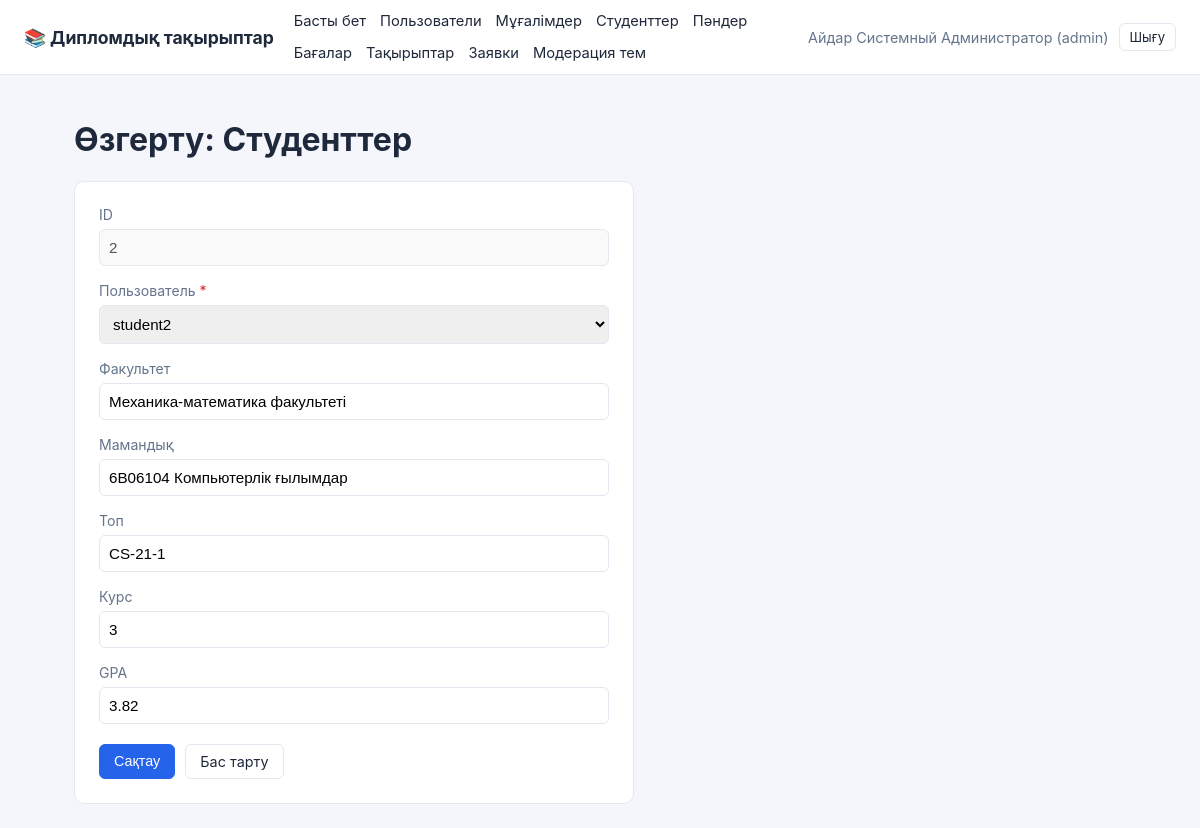
/index.php?r=crud/edit&entity=students&id=2 (signed in), run on the app's committed database.
### tables this page shows
CREATE TABLE students (
    id          INT AUTO_INCREMENT PRIMARY KEY,
    user_id     INT NOT NULL,
    faculty     VARCHAR(150),
    program     VARCHAR(150),
    study_group VARCHAR(50),
    course_year TINYINT,
    gpa         DECIMAL(3,2),
    FOREIGN KEY (user_id) REFERENCES users(id) ON DELETE CASCADE
);

### src/CrudController.php (called while the page is built, shortened)
<?php
class CrudController
{
    private function resolveEntity(): array
    {
        $name = $_GET['entity'] ?? $_POST['entity'] ?? '';
        $all = entities_config();
        $config = $all[$name];
        return [$name, $config];
    }
    public function editForm(): void
    {
        [$name, $config] = $this->resolveEntity();
        $model = new CrudModel($config);
        $id = (int)($_GET['id'] ?? 0);
        $row = $model->find($id);
        $errors = $_SESSION['form_errors'] ?? [];
        $old = $_SESSION['form_old'] ?? [];
        $mode = 'edit';
        require BASE_PATH . '/views/crud/form.php';
    }
}

### public/index.php (called while the page is built, shortened)
<?php
require_once dirname(__DIR__) . '/config/config.php';
$route = $_GET['r'] ?? 'auth/login';
[$seg1, $seg2] = array_pad(explode('/', $route, 2), 2, 'index');
$routes = [
    'auth' => [
        'login'  => ['AuthController', 'GET' === $_SERVER['REQUEST_METHOD'] ? 'loginForm' : 'login'],
        'logout' => ['AuthController', 'logout'],
    ],
    'dashboard' => [
        'index' => ['DashboardController', 'index'],
    ],
    'crud' => [
        'list'   => ['CrudController', 'list'],
        'create' => ['CrudController', 'GET' === $_SERVER['REQUEST_METHOD'] ? 'createForm' : 'save'],
        'edit'   => ['CrudController', 'GET' === $_SERVER['REQUEST_METHOD'] ? 'editForm' : 'save'],
        'delete' => ['CrudController', 'delete'],
    ],
    'topics' => [
        'moderate' => ['TopicsController', 'moderate'],
        'decide'   => ['TopicsController', 'decide'],
    ],
];
[$controllerName, $method] = $routes[$seg1][$seg2];
$controller = new $controllerName();
$controller->$method();

### config/config.php (called while the page is built, shortened)
<?php
spl_autoload_register(function (string $class): void {
    $file = BASE_PATH . '/src/' . $class . '.php';
});

### src/Auth.php (called while the page is built, shortened)
<?php
class Auth
{
    public static function check(): bool
    {
        return isset($_SESSION['user']);
    }
    public static function role(): ?string
    {
        return $_SESSION['user']['role'] ?? null;
    }
}

### src/Database.php (called while the page is built, shortened)
<?php
class Database
{
    private static ?PDO $instance = null;
    public static function connection(): PDO
    {
        if (self::$instance === null) {
            $dsn = 'mysql:host=' . DB_HOST . ';dbname=' . DB_NAME . ';charset=' . DB_CHARSET;
            try {
                self::$instance = new PDO($dsn, DB_USER, DB_PASS, [
                    PDO::ATTR_ERRMODE            => PDO::ERRMODE_EXCEPTION,
                    PDO::ATTR_DEFAULT_FETCH_MODE => PDO::FETCH_ASSOC,
                    PDO::ATTR_EMULATE_PREPARES   => false,
                ]);
            } catch (PDOException $e) {
                http_response_code(500);
                die('Ошибка подключения к БД. Проверьте config/config.php и что MySQL запущен в XAMPP.');
            }
        }
        return self::$instance;
    }
}

### src/CrudModel.php (called while the page is built, shortened)
<?php
class CrudModel
{
    private PDO $pdo;
    private string $table;
    private string $pk;
    public function __construct(array $entityConfig)
    {
        $this->pdo = Database::connection();
        $this->table = $entityConfig['table'];
        $this->pk = $entityConfig['pk'];
    }
    private function tableIdent(): string
    {
        return '`' . preg_replace('/[^a-zA-Z0-9_]/', '', $this->table) . '`';
    }
    private function pkIdent(): string
    {
        return '`' . preg_replace('/[^a-zA-Z0-9_]/', '', $this->pk) . '`';
    }
    public function find(int $id): ?array
    {
        $stmt = $this->pdo->prepare('SELECT * FROM ' . $this->tableIdent() . ' WHERE ' . $this->pkIdent() . ' = :id LIMIT 1');
        $stmt->execute(['id' => $id]);
        $row = $stmt->fetch();
        return $row ?: null;
    }
    public function fkOptions(array $fieldMeta): array
    {
        $table = '`' . preg_replace('/[^a-zA-Z0-9_]/', '', $fieldMeta['fk_table']) . '`';
        $pk = preg_replace('/[^a-zA-Z0-9_]/', '', $fieldMeta['fk_pk']);
        $labelCol = preg_replace('/[^a-zA-Z0-9_]/', '', $fieldMeta['fk_label']);
        if (!empty($fieldMeta['fk_label_join'])) {
            [$joinTable, $joinPk, $localFkCol, $joinLabelCol] = $fieldMeta['fk_label_join'];
            $joinTable = preg_replace('/[^a-zA-Z0-9_]/', '', $joinTable);
            $joinPk = preg_replace('/[^a-zA-Z0-9_]/', '', $joinPk);
            $localFkCol = preg_replace('/[^a-zA-Z0-9_]/', '', $localFkCol);
            $joinLabelCol = preg_replace('/[^a-zA-Z0-9_]/', '', $joinLabelCol);
            $sql = "SELECT t.$pk AS id, CONCAT(t.$labelCol, ' — ', j.$joinLabelCol) AS label
                    FROM $table t LEFT JOIN `$joinTable` j ON j.$joinPk = t.$localFkCol
                    ORDER BY t.$pk DESC";
            $stmt = $this->pdo->query($sql);
        } else {
            $where = '';
            if (!empty($fieldMeta['fk_extra_where'])) {
                $where = ' WHERE ' . $fieldMeta['fk_extra_where'];
            }
            $sql = "SELECT $pk AS id, $labelCol AS label FROM $table$where ORDER BY $pk DESC";
            $stmt = $this->pdo->query($sql);
        }
        $options = [];
        foreach ($stmt->fetchAll() as $row) {
            $options[$row['id']] = $row['label'] ?? ('#' . $row['id']);
        }
        return $options;
    }
}

### views/crud/form.php (the view, shortened to what this page needs)
<?php
require BASE_PATH . '/views/layout/header.php';
$isEdit = $mode === 'edit';
$values = $old ?: $row;
?>
<h1><?= $isEdit ? 'Өзгерту' : 'Жаңа жазба қосу' ?>: <?= htmlspecialchars($config['label'], ENT_QUOTES, 'UTF-8') ?></h1>
<form method="post" action="index.php?r=crud/<?= $isEdit ? 'edit' : 'create' ?>&entity=<?= htmlspecialchars($name, ENT_QUOTES, 'UTF-8') ?>" class="entity-form">
    <?php foreach ($config['fields'] as $field => $meta): ?>
        <?php
            $val = $values[$field] ?? '';
            $fieldError = $errors[$field] ?? null;
        ?>
        <div class="form-row <?= $fieldError ? 'has-error' : '' ?>">
            <label for="f_<?= $field ?>">
                <?= htmlspecialchars($meta['label'], ENT_QUOTES, 'UTF-8') ?>
                <?php if (!empty($meta['required'])): ?><span class="req">*</span><?php endif; ?>
            </label>
            <?php switch ($meta['type']):
                case 'readonly': ?>
                    <input type="text" id="f_<?= $field ?>" value="<?= htmlspecialchars((string)$val, ENT_QUOTES, 'UTF-8') ?>" disabled>
                    <?php break;
                case 'textarea': ?>
                    <?php break;
                case 'select_fk': ?>
                    <select id="f_<?= $field ?>" name="<?= $field ?>">
                        <?php foreach ($model->fkOptions($meta) as $optVal => $optLabel): ?>
                            <option value="<?= (int)$optVal ?>" <?= (string)$val === (string)$optVal ? 'selected' : '' ?>>
                                <?= htmlspecialchars((string)$optLabel, ENT_QUOTES, 'UTF-8') ?>
                            </option>
                        <?php endforeach; ?>
                    </select>
                    <?php break;
                case 'number': ?>
                    <input type="number" step="1" id="f_<?= $field ?>" name="<?= $field ?>" value="<?= htmlspecialchars((string)$val, ENT_QUOTES, 'UTF-8') ?>">
                    <?php break;
                case 'decimal': ?>
                    <input type="number" step="0.01" id="f_<?= $field ?>" name="<?= $field ?>" value="<?= htmlspecialchars((string)$val, ENT_QUOTES, 'UTF-8') ?>">
                    <?php break;
                default: ?>
                    <input type="text" id="f_<?= $field ?>" name="<?= $field ?>" value="<?= htmlspecialchars((string)$val, ENT_QUOTES, 'UTF-8') ?>">
            <?php endswitch; ?>
        </div>
    <?php endforeach; ?>
    <div class="form-actions">
        <button type="submit" class="btn btn-primary">Сақтау</button>
        <a class="btn" href="index.php?r=crud/list&entity=<?= htmlspecialchars($name, ENT_QUOTES, 'UTF-8') ?>">Бас тарту</a>
    </div>
</form>
<?php require BASE_PATH . '/views/layout/footer.php'; ?>

### public/assets/css/style.css (style rules this page uses)
:root { --primary: #2563eb; --primary-dark: #1d4ed8; --danger: #dc2626; --bg: #f4f6fb; --card-bg: #ffffff; --border: #e2e8f0; --text: #1e293b; --muted: #64748b; }
* { box-sizing: border-box; }
body { margin: 0; font-family: -apple-system, "Segoe UI", Roboto, Arial, sans-serif; background: var(--bg); color: var(--text); }
a { color: var(--primary); text-decoration: none; }
.btn { display: inline-block; padding: 8px 14px; border-radius: 6px; border: 1px solid var(--border); background: #fff; color: var(--text); cursor: pointer; font-size: 0.9rem; }
.btn-primary { background: var(--primary); border-color: var(--primary); color: #fff; }
.entity-form { max-width: 560px; background: var(--card-bg); border: 1px solid var(--border); border-radius: 10px; padding: 24px; }
.form-row { margin-bottom: 16px; }
.form-row label { display: block; margin-bottom: 6px; font-size: 0.88rem; color: var(--muted); }
.form-row .req { color: var(--danger); }
.form-row input, .form-row select, .form-row textarea { width: 100%; padding: 9px; border: 1px solid var(--border); border-radius: 6px; font-size: 0.95rem; }
.form-actions { display: flex; gap: 10px; margin-top: 20px; }

### data on the page
students: id "2", user_id "student2", faculty "Механика-математика факультеті", program "6B06104 Компьютерлік ғылымдар", study_group "CS-21-1", course_year "3", gpa "3.82"

### other printed values
$cfg['label'] "Пользователи"
$cfg['label'] "Мұғалімдер"
$cfg['label'] "Студенттер"
$cfg['label'] "Пәндер"
$cfg['label'] "Бағалар"
$cfg['label'] "Тақырыптар"
$cfg['label'] "Заявки"
$user['full_name'] "Айдар Системный Администратор"
$user['role'] "admin"
$config['label'] "Студенттер"
$meta['label'] "ID"
$meta['label'] "Пользователь"
$meta['label'] "Факультет"
$meta['label'] "Мамандық"
$meta['label'] "Топ"
